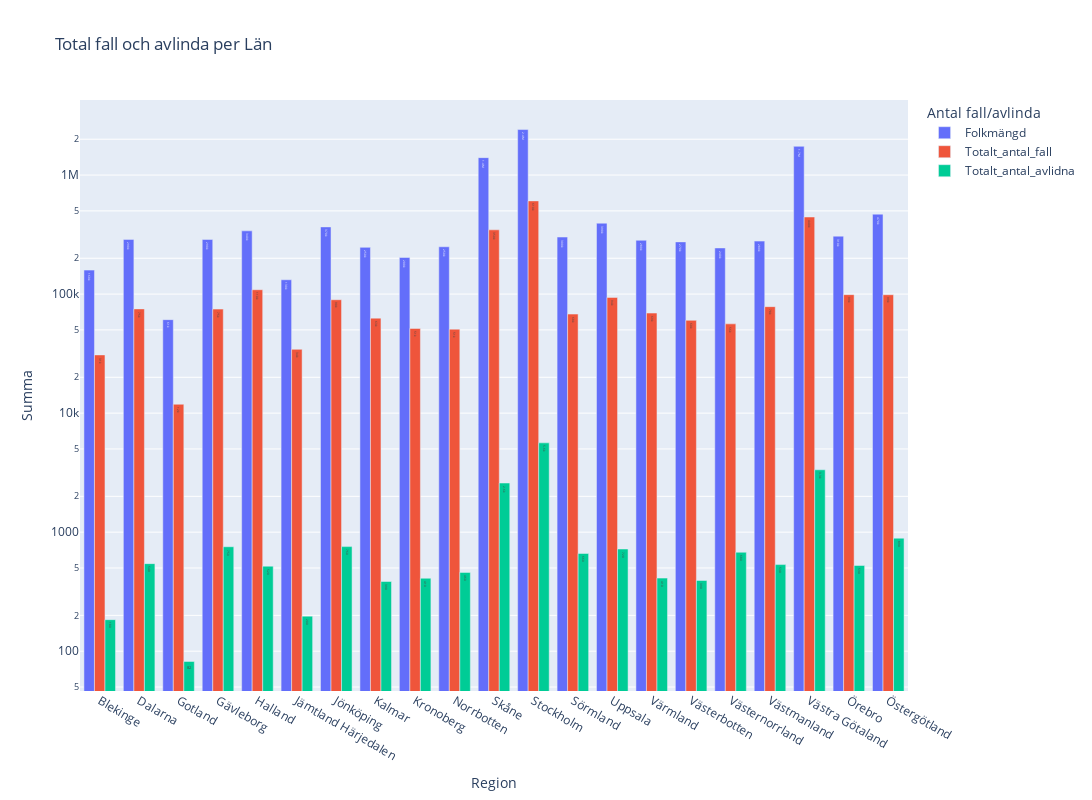

The notebook cell saved with this chart:
### Code cell
Län_covid_cases = px.bar(
    df_Län_data, 
    x="Region", 
    y=["Folkmängd","Totalt_antal_fall","Totalt_antal_avlidna",], 
    title="Total fall och avlinda per Län ", 
    barmode= "group", 
    text_auto=".2s", # This add automatic values on the bars, so it makes it easier to compare
    width=1600, # i increased the size of this graph so it would be read better within the html file
    height=800,
    labels={
        "variable": "Antal fall/avlinda",
        "value":"Summa"}        
    )
Län_covid_cases.update_yaxes(type="log")
Län_covid_cases.show()
Län_covid_cases.write_html("Visualiseringar/Total_fall_avlinda_Län.html")

### Figure 1 — Plotly figure (JSON) as saved in the notebook; plotly's stock layout.template omitted (floating-point values rounded to 4 significant figures)
{"data": [{"alignmentgroup": "True", "hovertemplate": "Antal fall/avlinda=Folkmängd<br>Region=%{x}<br>Summa=%{y}<extra></extra>", "legendgroup": "Folkmängd", "marker": {"color": "#636efa", "pattern": {"shape": ""}}, "name": "Folkmängd", "offsetgroup": "Folkmängd", "orientation": "v", "showlegend": true, "textposition": "auto", "texttemplate": "%{y:.2s}", "type": "bar", "x": ["Blekinge", "Dalarna", "Gotland", "Gävleborg", "Halland", "Jämtland Härjedalen", "Jönköping", "Kalmar", "Kronoberg", "Norrbotten", "Skåne", "Stockholm", "Sörmland", "Uppsala", "Värmland", "Västerbotten", "Västernorrland", "Västmanland", "Västra Götaland", "Örebro", "Östergötland"], "xaxis": "x", "y": [158999, 288164, 60972, 287873, 339903, 131914, 366840, 246989, 203243, 249752, 1400973, 2411859, 301382, 394154, 283169, 274533, 244223, 278721, 1743304, 306688, 469445], "yaxis": "y"}, {"alignmentgroup": "True", "hovertemplate": "Antal fall/avlinda=Totalt_antal_fall<br>Region=%{x}<br>Summa=%{y}<extra></extra>", "legendgroup": "Totalt_antal_fall", "marker": {"color": "#EF553B", "pattern": {"shape": ""}}, "name": "Totalt_antal_fall", "offsetgroup": "Totalt_antal_fall", "orientation": "v", "showlegend": true, "textposition": "auto", "texttemplate": "%{y:.2s}", "type": "bar", "x": ["Blekinge", "Dalarna", "Gotland", "Gävleborg", "Halland", "Jämtland Härjedalen", "Jönköping", "Kalmar", "Kronoberg", "Norrbotten", "Skåne", "Stockholm", "Sörmland", "Uppsala", "Värmland", "Västerbotten", "Västernorrland", "Västmanland", "Västra Götaland", "Örebro", "Östergötland"], "xaxis": "x", "y": [30829, 75091, 11874, 74803, 108822, 34347, 89662, 62810, 51460, 50755, 346727, 606611, 67918, 93746, 69277, 60186, 56224, 78438, 444278, 98929, 98793], "yaxis": "y"}, {"alignmentgroup": "True", "hovertemplate": "Antal fall/avlinda=Totalt_antal_avlidna<br>Region=%{x}<br>Summa=%{y}<extra></extra>", "legendgroup": "Totalt_antal_avlidna", "marker": {"color": "#00cc96", "pattern": {"shape": ""}}, "name": "Totalt_antal_avlidna", "offsetgroup": "Totalt_antal_avlidna", "orientation": "v", "showlegend": true, "textposition": "auto", "texttemplate": "%{y:.2s}", "type": "bar", "x": ["Blekinge", "Dalarna", "Gotland", "Gävleborg", "Halland", "Jämtland Härjedalen", "Jönköping", "Kalmar", "Kronoberg", "Norrbotten", "Skåne", "Stockholm", "Sörmland", "Uppsala", "Värmland", "Västerbotten", "Västernorrland", "Västmanland", "Västra Götaland", "Örebro", "Östergötland"], "xaxis": "x", "y": [184, 544, 82, 754, 518, 197, 756, 385, 410, 459, 2587, 5626, 662, 722, 411, 393, 678, 534, 3342, 525, 890], "yaxis": "y"}], "layout": {"barmode": "group", "height": 800, "legend": {"title": {"text": "Antal fall/avlinda"}, "tracegroupgap": 0}, "title": {"text": "Total fall och avlinda per Län "}, "width": 1600, "xaxis": {"anchor": "y", "domain": [0, 1], "title": {"text": "Region"}}, "yaxis": {"anchor": "x", "domain": [0, 1], "title": {"text": "Summa"}, "type": "log"}}}
